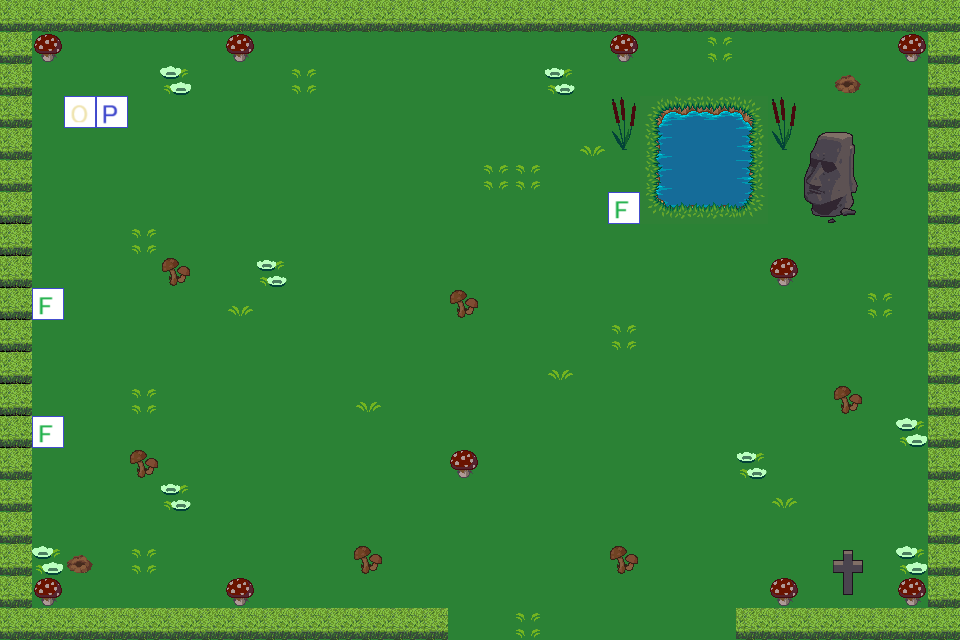

This game map was drawn from its Tiled (.tmx) file and the tilesets committed beside it. A one-line description and the trimmed map source follow:
An orthogonal 30x20 tile map with 32x32 px tiles, 6 tile layers (ground, nature, walls, player, ...), 2 tilesets.

<map version="1.10" tiledversion="1.11.0" orientation="orthogonal" renderorder="right-down" width="30" height="20" tilewidth="32" tileheight="32" infinite="0" nextlayerid="10" nextobjectid="1">
 <tileset firstgid="1" source="tile_set_v2.tsx" />
 <tileset firstgid="1025" source="Objects.tsx" />
 <layer id="1" name="ground" width="30" height="20">
  <data>[600 cells, 593 non-empty, 6 distinct tile ids]</data>
 </layer>
 <layer id="5" name="nature" width="30" height="20">
  <data>[600 cells, 8 non-empty, 2 distinct tile ids]</data>
 </layer>
 <layer id="6" name="walls" width="30" height="20">
  <data>[600 cells, 125 non-empty, 21 distinct tile ids]</data>
 </layer>
 <layer id="7" name="player" class="object" width="30" height="20">
  <data>[600 cells, 1 non-empty, 1 distinct tile ids]</data>
 </layer>
 <layer id="8" name="onion" width="30" height="20">
  <data>[600 cells, 1 non-empty, 1 distinct tile ids]</data>
 </layer>
 <layer id="9" name="frog" width="30" height="20">
  <data>[600 cells, 3 non-empty, 1 distinct tile ids]</data>
 </layer>
</map>
